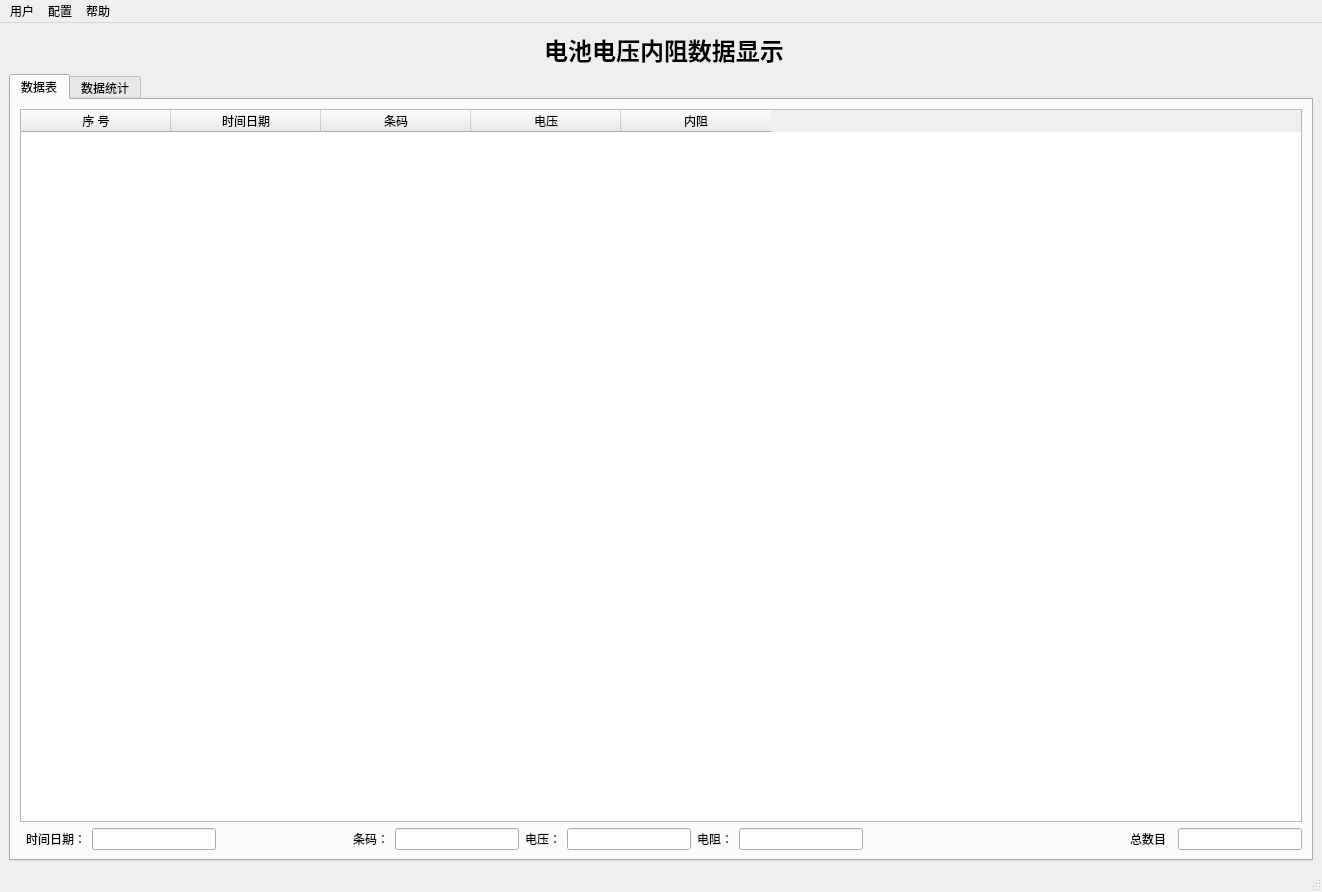
<?xml version="1.0" encoding="UTF-8"?>
<ui version="4.0">
 <class>MainWindow</class>
 <widget class="QMainWindow" name="MainWindow">
  <property name="geometry">
   <rect>
    <x>0</x>
    <y>0</y>
    <width>1322</width>
    <height>892</height>
   </rect>
  </property>
  <property name="windowTitle">
   <string>MainWindow</string>
  </property>
  <widget class="QWidget" name="centralwidget">
   <layout class="QGridLayout" name="gridLayout_2">
    <item row="0" column="1">
     <layout class="QGridLayout" name="gridLayout">
      <item row="1" column="0" colspan="4">
       <widget class="QTabWidget" name="tabWidget">
        <property name="currentIndex">
         <number>0</number>
        </property>
        <widget class="QWidget" name="tab">
         <attribute name="title">
          <string>数据表</string>
         </attribute>
         <layout class="QGridLayout" name="gridLayout_4">
          <item row="1" column="6">
           <widget class="QLabel" name="label_2">
            <property name="text">
             <string>电压：</string>
            </property>
           </widget>
          </item>
          <item row="1" column="12">
           <widget class="QLabel" name="label_4">
            <property name="text">
             <string>总数目</string>
            </property>
           </widget>
          </item>
          <item row="1" column="14">
           <widget class="QLineEdit" name="lineEd_sum"/>
          </item>
          <item row="1" column="11">
           <spacer name="horizontalSpacer_7">
            <property name="orientation">
             <enum>Qt::Horizontal</enum>
            </property>
            <property name="sizeHint" stdset="0">
             <size>
              <width>40</width>
              <height>20</height>
             </size>
            </property>
           </spacer>
          </item>
          <item row="1" column="5">
           <widget class="QLineEdit" name="lineEd_barcode"/>
          </item>
          <item row="1" column="1">
           <widget class="QLabel" name="label">
            <property name="text">
             <string>时间日期：</string>
            </property>
           </widget>
          </item>
          <item row="1" column="4">
           <widget class="QLabel" name="label_3">
            <property name="text">
             <string>条码：</string>
            </property>
           </widget>
          </item>
          <item row="1" column="8">
           <widget class="QLabel" name="label_5">
            <property name="text">
             <string>电阻：</string>
            </property>
           </widget>
          </item>
          <item row="1" column="9">
           <widget class="QLineEdit" name="lineEd_res"/>
          </item>
          <item row="1" column="7">
           <widget class="QLineEdit" name="lineEd_volt"/>
          </item>
          <item row="1" column="10">
           <spacer name="horizontalSpacer_6">
            <property name="orientation">
             <enum>Qt::Horizontal</enum>
            </property>
            <property name="sizeHint" stdset="0">
             <size>
              <width>40</width>
              <height>20</height>
             </size>
            </property>
           </spacer>
          </item>
          <item row="1" column="3">
           <spacer name="horizontalSpacer_8">
            <property name="orientation">
             <enum>Qt::Horizontal</enum>
            </property>
            <property name="sizeHint" stdset="0">
             <size>
              <width>40</width>
              <height>20</height>
             </size>
            </property>
           </spacer>
          </item>
          <item row="1" column="2">
           <widget class="QLineEdit" name="lineEd_date"/>
          </item>
          <item row="0" column="0" colspan="15">
           <widget class="QTableWidget" name="tableWid_data">
            <attribute name="horizontalHeaderDefaultSectionSize">
             <number>150</number>
            </attribute>
            <column>
             <property name="text">
              <string>序 号</string>
             </property>
             <property name="textAlignment">
              <set>AlignCenter</set>
             </property>
            </column>
            <column>
             <property name="text">
              <string>时间日期</string>
             </property>
             <property name="textAlignment">
              <set>AlignCenter</set>
             </property>
            </column>
            <column>
             <property name="text">
              <string>条码</string>
             </property>
             <property name="textAlignment">
              <set>AlignCenter</set>
             </property>
            </column>
            <column>
             <property name="text">
              <string>电压</string>
             </property>
             <property name="textAlignment">
              <set>AlignCenter</set>
             </property>
            </column>
            <column>
             <property name="text">
              <string>内阻</string>
             </property>
             <property name="textAlignment">
              <set>AlignCenter</set>
             </property>
            </column>
           </widget>
          </item>
         </layout>
        </widget>
        <widget class="QWidget" name="tab_2">
         <attribute name="title">
          <string>数据统计</string>
         </attribute>
         <widget class="QWidget" name="layoutWidget">
          <property name="geometry">
           <rect>
            <x>521</x>
            <y>1</y>
            <width>896</width>
            <height>682</height>
           </rect>
          </property>
          <layout class="QGridLayout" name="gridLayout_8">
           <item row="0" column="0">
            <layout class="QGridLayout" name="gridLayout_7">
             <item row="0" column="0">
              <layout class="QGridLayout" name="gridLayout_5">
               <item row="0" column="0">
                <layout class="QHBoxLayout" name="horizontalLayout_3">
                 <item>
                  <widget class="QLabel" name="label_foreWighing">
                   <property name="text">
                    <string>前称 ：</string>
                   </property>
                  </widget>
                 </item>
                 <item>
                  <spacer name="horizontalSpacer_3">
                   <property name="orientation">
                    <enum>Qt::Horizontal</enum>
                   </property>
                   <property name="sizeHint" stdset="0">
                    <size>
                     <width>838</width>
                     <height>20</height>
                    </size>
                   </property>
                  </spacer>
                 </item>
                </layout>
               </item>
               <item row="1" column="0">
                <widget class="QTableWidget" name="tableWidg_exWight">
                 <attribute name="horizontalHeaderDefaultSectionSize">
                  <number>80</number>
                 </attribute>
                 <column>
                  <property name="text">
                   <string>1</string>
                  </property>
                  <property name="textAlignment">
                   <set>AlignCenter</set>
                  </property>
                 </column>
                 <column>
                  <property name="text">
                   <string>2</string>
                  </property>
                  <property name="textAlignment">
                   <set>AlignCenter</set>
                  </property>
                 </column>
                 <column>
                  <property name="text">
                   <string>3</string>
                  </property>
                  <property name="textAlignment">
                   <set>AlignCenter</set>
                  </property>
                 </column>
                 <column>
                  <property name="text">
                   <string>4</string>
                  </property>
                  <property name="textAlignment">
                   <set>AlignCenter</set>
                  </property>
                 </column>
                 <column>
                  <property name="text">
                   <string>5</string>
                  </property>
                  <property name="textAlignment">
                   <set>AlignCenter</set>
                  </property>
                 </column>
                 <column>
                  <property name="text">
                   <string>6</string>
                  </property>
                  <property name="textAlignment">
                   <set>AlignCenter</set>
                  </property>
                 </column>
                 <column>
                  <property name="text">
                   <string>7</string>
                  </property>
                  <property name="textAlignment">
                   <set>AlignCenter</set>
                  </property>
                 </column>
                 <column>
                  <property name="text">
                   <string>8</string>
                  </property>
                  <property name="textAlignment">
                   <set>AlignCenter</set>
                  </property>
                 </column>
                 <column>
                  <property name="text">
                   <string>9</string>
                  </property>
                  <property name="textAlignment">
                   <set>AlignCenter</set>
                  </property>
                 </column>
                 <column>
                  <property name="text">
                   <string>10</string>
                  </property>
                  <property name="textAlignment">
                   <set>AlignCenter</set>
                  </property>
                 </column>
                </widget>
               </item>
              </layout>
             </item>
             <item row="1" column="0">
              <layout class="QVBoxLayout" name="verticalLayout_2">
               <item>
                <layout class="QHBoxLayout" name="horizontalLayout_2">
                 <item>
                  <widget class="QLabel" name="label_reWighing">
                   <property name="text">
                    <string>后称 ：</string>
                   </property>
                  </widget>
                 </item>
                 <item>
                  <spacer name="horizontalSpacer">
                   <property name="orientation">
                    <enum>Qt::Horizontal</enum>
                   </property>
                   <property name="sizeHint" stdset="0">
                    <size>
                     <width>838</width>
                     <height>20</height>
                    </size>
                   </property>
                  </spacer>
                 </item>
                </layout>
               </item>
               <item>
                <widget class="QTableWidget" name="tableWidg_reWight">
                 <attribute name="horizontalHeaderDefaultSectionSize">
                  <number>80</number>
                 </attribute>
                 <column>
                  <property name="text">
                   <string>1</string>
                  </property>
                  <property name="textAlignment">
                   <set>AlignCenter</set>
                  </property>
                 </column>
                 <column>
                  <property name="text">
                   <string>2</string>
                  </property>
                  <property name="textAlignment">
                   <set>AlignCenter</set>
                  </property>
                 </column>
                 <column>
                  <property name="text">
                   <string>3</string>
                  </property>
                  <property name="textAlignment">
                   <set>AlignCenter</set>
                  </property>
                 </column>
                 <column>
                  <property name="text">
                   <string>4</string>
                  </property>
                  <property name="textAlignment">
                   <set>AlignCenter</set>
                  </property>
                 </column>
                 <column>
                  <property name="text">
                   <string>5</string>
                  </property>
                  <property name="textAlignment">
                   <set>AlignCenter</set>
                  </property>
                 </column>
                 <column>
                  <property name="text">
                   <string>6</string>
                  </property>
                  <property name="textAlignment">
                   <set>AlignCenter</set>
                  </property>
                 </column>
                 <column>
                  <property name="text">
                   <string>7</string>
                  </property>
                  <property name="textAlignment">
                   <set>AlignCenter</set>
                  </property>
                 </column>
                 <column>
                  <property name="text">
                   <string>8</string>
                  </property>
                  <property name="textAlignment">
                   <set>AlignCenter</set>
                  </property>
                 </column>
                 <column>
                  <property name="text">
                   <string>9</string>
                  </property>
                  <property name="textAlignment">
                   <set>AlignCenter</set>
                  </property>
                 </column>
                 <column>
                  <property name="text">
                   <string>10</string>
                  </property>
                  <property name="textAlignment">
                   <set>AlignCenter</set>
                  </property>
                 </column>
                </widget>
               </item>
              </layout>
             </item>
            </layout>
           </item>
           <item row="1" column="0">
            <layout class="QVBoxLayout" name="verticalLayout_3">
             <item>
              <layout class="QHBoxLayout" name="horizontalLayout">
               <item>
                <widget class="QLabel" name="label_result">
                 <property name="text">
                  <string>当前结果 ：</string>
                 </property>
                </widget>
               </item>
               <item>
                <spacer name="horizontalSpacer_2">
                 <property name="orientation">
                  <enum>Qt::Horizontal</enum>
                 </property>
                 <property name="sizeHint" stdset="0">
                  <size>
                   <width>818</width>
                   <height>20</height>
                  </size>
                 </property>
                </spacer>
               </item>
              </layout>
             </item>
             <item>
              <widget class="QTableWidget" name="tableWidg_result">
               <attribute name="horizontalHeaderDefaultSectionSize">
                <number>80</number>
               </attribute>
               <column>
                <property name="text">
                 <string>1</string>
                </property>
                <property name="textAlignment">
                 <set>AlignCenter</set>
                </property>
               </column>
               <column>
                <property name="text">
                 <string>2</string>
                </property>
                <property name="textAlignment">
                 <set>AlignCenter</set>
                </property>
               </column>
               <column>
                <property name="text">
                 <string>3</string>
                </property>
                <property name="textAlignment">
                 <set>AlignCenter</set>
                </property>
               </column>
               <column>
                <property name="text">
                 <string>4</string>
                </property>
                <property name="textAlignment">
                 <set>AlignCenter</set>
                </property>
               </column>
               <column>
                <property name="text">
                 <string>5</string>
                </property>
                <property name="textAlignment">
                 <set>AlignCenter</set>
                </property>
               </column>
               <column>
                <property name="text">
                 <string>6</string>
                </property>
                <property name="textAlignment">
                 <set>AlignCenter</set>
                </property>
               </column>
               <column>
                <property name="text">
                 <string>7</string>
                </property>
                <property name="textAlignment">
                 <set>AlignCenter</set>
                </property>
               </column>
               <column>
                <property name="text">
                 <string>8</string>
                </property>
                <property name="textAlignment">
                 <set>AlignCenter</set>
                </property>
               </column>
               <column>
                <property name="text">
                 <string>9</string>
                </property>
                <property name="textAlignment">
                 <set>AlignCenter</set>
                </property>
               </column>
               <column>
                <property name="text">
                 <string>10</string>
                </property>
                <property name="textAlignment">
                 <set>AlignCenter</set>
                </property>
               </column>
              </widget>
             </item>
            </layout>
           </item>
          </layout>
         </widget>
         <widget class="QWidget" name="layoutWidget">
          <property name="geometry">
           <rect>
            <x>140</x>
            <y>62</y>
            <width>191</width>
            <height>181</height>
           </rect>
          </property>
          <layout class="QGridLayout" name="gridLayout_3">
           <item row="0" column="0">
            <widget class="QLabel" name="label_total">
             <property name="text">
              <string>总数：</string>
             </property>
            </widget>
           </item>
           <item row="0" column="1">
            <widget class="QLineEdit" name="lineEd_total">
             <property name="alignment">
              <set>Qt::AlignCenter</set>
             </property>
             <property name="readOnly">
              <bool>true</bool>
             </property>
            </widget>
           </item>
           <item row="1" column="0">
            <widget class="QLabel" name="label_qualified">
             <property name="text">
              <string>合格数：</string>
             </property>
            </widget>
           </item>
           <item row="1" column="1">
            <widget class="QLineEdit" name="lineEd_qualified">
             <property name="alignment">
              <set>Qt::AlignCenter</set>
             </property>
             <property name="readOnly">
              <bool>true</bool>
             </property>
            </widget>
           </item>
           <item row="2" column="0">
            <widget class="QLabel" name="label_addLiquid">
             <property name="text">
              <string>补液数：</string>
             </property>
            </widget>
           </item>
           <item row="2" column="1">
            <widget class="QLineEdit" name="lineEd_addLiquid">
             <property name="alignment">
              <set>Qt::AlignCenter</set>
             </property>
             <property name="readOnly">
              <bool>true</bool>
             </property>
            </widget>
           </item>
           <item row="3" column="0">
            <widget class="QLabel" name="label_unqualified">
             <property name="text">
              <string>不良数：</string>
             </property>
            </widget>
           </item>
           <item row="3" column="1">
            <widget class="QLineEdit" name="lineEd_unqualified">
             <property name="alignment">
              <set>Qt::AlignCenter</set>
             </property>
             <property name="readOnly">
              <bool>true</bool>
             </property>
            </widget>
           </item>
           <item row="4" column="0">
            <widget class="QLabel" name="label_qualifiedRate">
             <property name="text">
              <string>合格率：</string>
             </property>
            </widget>
           </item>
           <item row="4" column="1">
            <widget class="QLineEdit" name="lineEd_qualifiedRate">
             <property name="alignment">
              <set>Qt::AlignCenter</set>
             </property>
             <property name="readOnly">
              <bool>true</bool>
             </property>
            </widget>
           </item>
          </layout>
         </widget>
         <widget class="QPushButton" name="pushB_countClear">
          <property name="geometry">
           <rect>
            <x>170</x>
            <y>260</y>
            <width>131</width>
            <height>41</height>
           </rect>
          </property>
          <property name="text">
           <string>清 零</string>
          </property>
         </widget>
        </widget>
       </widget>
      </item>
      <item row="0" column="1">
       <spacer name="horizontalSpacer_5">
        <property name="orientation">
         <enum>Qt::Horizontal</enum>
        </property>
        <property name="sizeHint" stdset="0">
         <size>
          <width>40</width>
          <height>20</height>
         </size>
        </property>
       </spacer>
      </item>
      <item row="0" column="3">
       <spacer name="horizontalSpacer_4">
        <property name="orientation">
         <enum>Qt::Horizontal</enum>
        </property>
        <property name="sizeHint" stdset="0">
         <size>
          <width>40</width>
          <height>20</height>
         </size>
        </property>
       </spacer>
      </item>
      <item row="0" column="2">
       <widget class="QLabel" name="label_programName">
        <property name="font">
         <font>
          <family>微软雅黑</family>
          <pointsize>18</pointsize>
          <weight>75</weight>
          <bold>true</bold>
         </font>
        </property>
        <property name="text">
         <string>电池电压内阻数据显示</string>
        </property>
        <property name="alignment">
         <set>Qt::AlignCenter</set>
        </property>
       </widget>
      </item>
     </layout>
    </item>
   </layout>
  </widget>
  <widget class="QMenuBar" name="menubar">
   <property name="geometry">
    <rect>
     <x>0</x>
     <y>0</y>
     <width>1322</width>
     <height>26</height>
    </rect>
   </property>
   <widget class="QMenu" name="menu">
    <property name="title">
     <string>用户</string>
    </property>
    <addaction name="actionLogin"/>
    <addaction name="actionLogout"/>
    <addaction name="separator"/>
    <addaction name="actionQuit"/>
   </widget>
   <widget class="QMenu" name="menu_2">
    <property name="title">
     <string>配置</string>
    </property>
    <addaction name="actionConfig_Port"/>
    <addaction name="separator"/>
    <addaction name="actionData_Query"/>
   </widget>
   <widget class="QMenu" name="menu_3">
    <property name="title">
     <string>帮助</string>
    </property>
    <addaction name="actionAbout"/>
    <addaction name="actionConnect_us"/>
   </widget>
   <addaction name="menu"/>
   <addaction name="menu_2"/>
   <addaction name="menu_3"/>
  </widget>
  <widget class="QStatusBar" name="statusbar"/>
  <action name="actionLogin">
   <property name="icon">
    <iconset resource="image.qrc">
     <normaloff>:/icon/Icon/login.png</normaloff>:/icon/Icon/login.png</iconset>
   </property>
   <property name="text">
    <string>登录</string>
   </property>
  </action>
  <action name="actionLogout">
   <property name="icon">
    <iconset resource="image.qrc">
     <normaloff>:/icon/Icon/logout.png</normaloff>:/icon/Icon/logout.png</iconset>
   </property>
   <property name="text">
    <string>注销</string>
   </property>
  </action>
  <action name="actionQuit">
   <property name="icon">
    <iconset resource="image.qrc">
     <normaloff>:/icon/Icon/Quit.png</normaloff>:/icon/Icon/Quit.png</iconset>
   </property>
   <property name="text">
    <string>退出</string>
   </property>
  </action>
  <action name="actionAbout">
   <property name="text">
    <string>关于</string>
   </property>
  </action>
  <action name="actionConnect_us">
   <property name="icon">
    <iconset resource="image.qrc">
     <normaloff>:/icon/Icon/contact.png</normaloff>:/icon/Icon/contact.png</iconset>
   </property>
   <property name="text">
    <string>联系我们</string>
   </property>
  </action>
  <action name="actionConfig_Port">
   <property name="text">
    <string>端口配置</string>
   </property>
  </action>
  <action name="actionData_Query">
   <property name="text">
    <string>数据查询</string>
   </property>
  </action>
 </widget>
 <resources>
  <include location="image.qrc"/>
 </resources>
 <connections/>
</ui>
